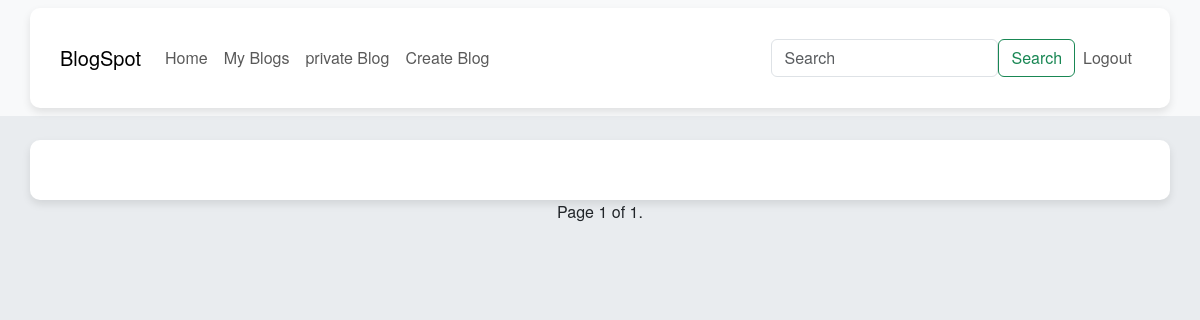
/ (signed in), run on an earlier commit of the app's database.
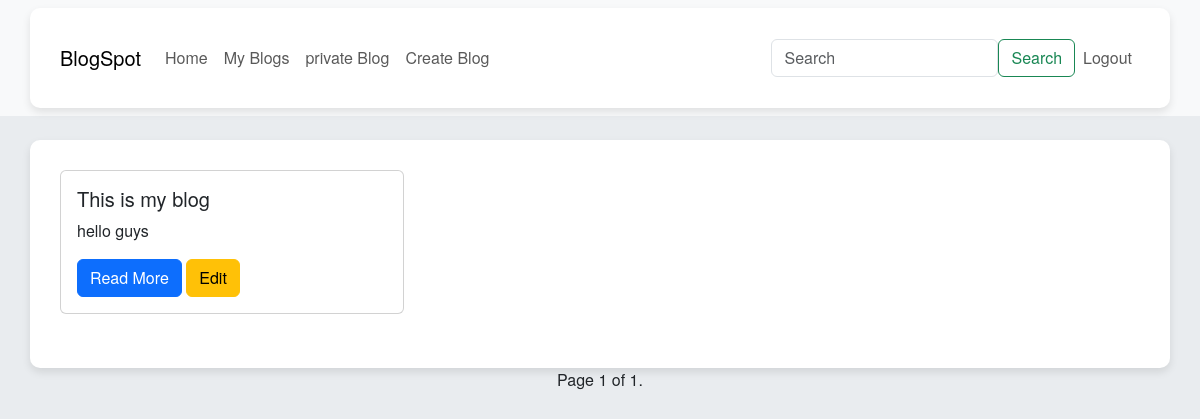
And on a later commit of the database.
### blog/models.py (models this page shows, shortened)
class Createblog(models.Model):
    user = models.ForeignKey(Bloguser, on_delete= models.CASCADE, related_name= 'user')
    title = models.TextField(max_length=256)
    description = models.TextField()
    blog_img = models.ImageField(upload_to='media/', blank=True)
    published_on = models.DateField(default= timezone.now)
    edited_on = models.DateField(default=timezone.now)
    BLOG_CHOICES = (
        ('P', 'Private'),
        ('S', 'Public'),
    )
    blog_type = models.CharField(max_length=20, default= "S", choices=BLOG_CHOICES)

### blog/views.py (the view)
# urls.py: path('', index, name = "index"),
def index(request):
    blogs = Createblog.objects.filter(blog_type= 'S')[::-1]
    paginator = Paginator(blogs, 3)
    page_number = request.GET.get("page")
    page_obj = paginator.get_page(page_number)
    return render(request, 'index.html', {"blogs":blogs, "page_obj":page_obj,})

### blog/templates/index.html (shortened to what this page needs)
<!DOCTYPE html>
<html lang="en">
<head>
    {% load bootstrap5 %}
    {% bootstrap_css %}
</head>
<body>
    <nav class="navbar navbar-expand-lg navbar-light bg-light">
       <div class="container">
        <a class="navbar-brand" href="{% url 'index' %}">BlogSpot</a>
        <div class="collapse navbar-collapse" id="navbarSupportedContent">
            <ul class="navbar-nav mr-auto">
                <li class="nav-item active">
                    <a class="nav-link" href="{% url 'index' %}">Home</a>
                </li>
                {% if user.is_authenticated %}
                <li class="nav-item">
                    <a class="nav-link" href="{% url 'myblog' %}">My Blogs</a>
                </li>
                <li class="nav-item">
                    <a class="nav-link" href="{% url 'privateblog' %}">private Blog</a>
                </li>
                <li class="nav-item">
                    <a class="nav-link" href="{% url 'newblog' %}">Create Blog</a>
                </li>
            </div>
                <form method="POST" action="{% url 'individual' %}" class="form-inline d-flex my-2 my-lg-0">
                    <input class="form-control mr-sm-2" type="search" name="search_item" placeholder="Search" aria-label="Search">
                    <button class="btn btn-outline-success my-2 my-sm-0" style="display: inline-block; margin-top: 8px;"  type="submit">Search</button>
                </form>
                <li class="nav-item navbar-nav mr-auto">
                    <a class="nav-link" href="{% url 'logout' %}">Logout</a>
                </li>
                {% else %}
                <li class="nav-item navbar-nav mr-auto">
                    <a class="nav-link" href="{% url 'login' %}">Login</a>
                </li>
                {% endif %}
        </div>
    </nav>
    {% if user.is_authenticated %}
    <div class="container mt-4">
        <div class="row">
            {% for blog in page_obj %}
            <div class="col-md-4 mb-4">
                <div class="card">
                    <div class="card-body">
                        <h5 class="card-title">{{ blog.title }}</h5>
                        <p class="card-text">{{ blog.description|truncatewords:15 }}</p>
                        <a href="{% url 'details' blog.pk %}" class="btn btn-primary">Read More</a>
                        {% if blog.user == user %}
                        <a href="{% url 'edit' blog.pk %}" class="btn btn-warning">Edit</a>
                        {% endif %}
                    </div>
                </div>
            </div>
            {% endfor %}
        </div>
    </div>
    <div class="pagination d-flex justify-content-center">
        <span class="step-links">
            <span class="current">
                Page {{ page_obj.number }} of {{ page_obj.paginator.num_pages }}.
            </span>
        </span>
    </div>
    {% endif %}
</body>
</html>

What changed in the data, as far as the page shows it:
added Createblog: title "This is my blog", description "hello guys", shows "Edit"
